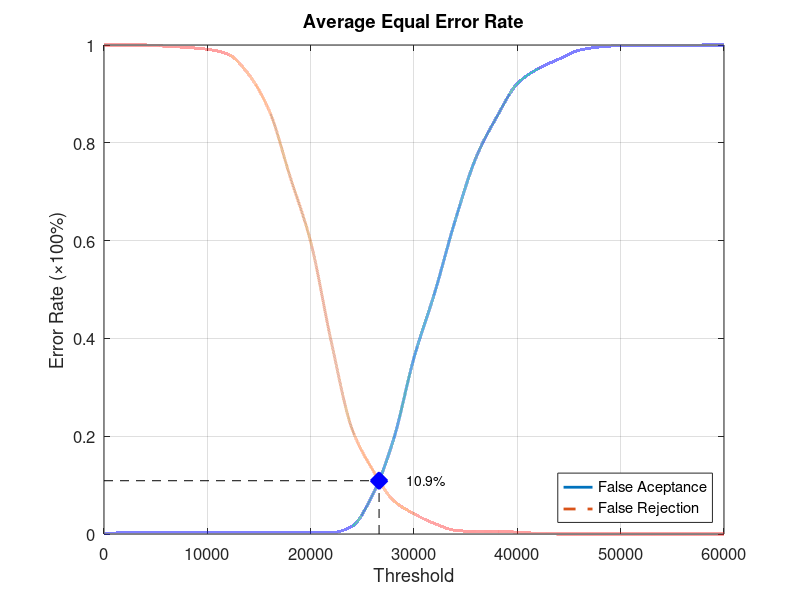
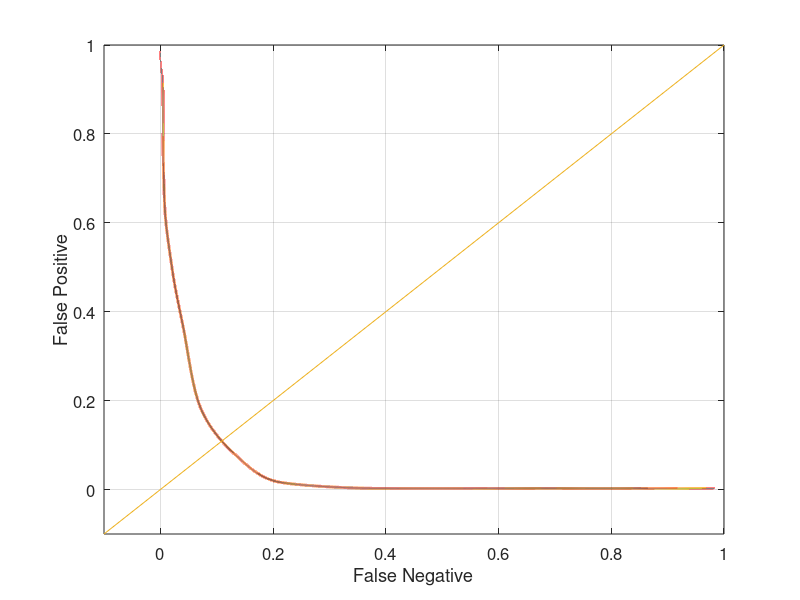

MATLAB code to generate these figures, in order:
function yEER = Experiment1Average
close all;
clear;
clc;
x = 0:2000:60000;
xq = 0:0.5:60000;

y0 = [0 0.00263158 0.00263158 0.00263158 0.00263158 0.00263158 0.00263158 0.00263158 0.00263158 0.00263158 0.00263158 0.00263158 0.0157895 0.0802632 0.192105 0.360526 0.493421 0.642105 0.769737 0.852632 0.921053 0.951316 0.971053 0.989474 0.996053 0.998684 0.998684 0.998684 0.998684 1 1];
yy0 = interp1(x, y0, xq, 'pchip');
y1 = [1 1 1 0.9975 0.995 0.99125 0.98125 0.94 0.865 0.73125 0.5975 0.3925 0.215 0.13125 0.06875 0.04125 0.02125 0.0075 0.005 0.005 0.00375 0.00125 0 0 0 0 0 0 0 0 0];
yy1 = interp1(x, y1, xq, 'pchip');

% Calculating EER: 
y2 = abs(y0 - y1);
find(y2 == min(y2))
yy2 = abs(yy0 - yy1);
xEER = find(yy2 == min(yy2));
xEERIndex = xq(xEER) % X-axis EER
yEER = yy0(xEER) % Y-axis EER

main = figure
plot(xq, yy0,'-','LineWidth', 2);	hold on
plot(xq, yy1,'--','LineWidth', 2);	hold on
plot([xEERIndex xEERIndex], [0 yEER], 'k--');	hold on
plot([0 xEERIndex], [yEER yEER], 'k--');	hold on
plot(xEERIndex, yEER, 'bx', 'LineWidth', 10);	hold on
text(xEERIndex + 10 * xEERIndex / 100, yEER, [num2str(round((10000 * yEER)) / 100) '%'])
legend('False Aceptance', 'False Rejection', 'Location', 'SouthEast')
xlabel('Threshold')
ylabel('Error Rate (\times100%)')
title('Average Equal Error Rate')
set(gca, 'FontSize', 12)
axis([0 60000 0 1])
grid on

print(main, 'Experiment1AverageMain', '-dpng');
FNRxFPR = figure('Color', [1 1 1]);
plot(yy1, yy0, '-', yy1, yy0, 'LineWidth', 2);
hold on
y = -0.1:0.1:1
plot(y, y); 
set(gca, 'FontSize', 12)
xlabel('False Negative')
ylabel('False Positive')
axis([-0.1 1 -0.1 1])
set(gca, 'FontSize', 12)
grid on

print(FNRxFPR, 'Experiment1AverageFNRxFPR','-dpng');
end
